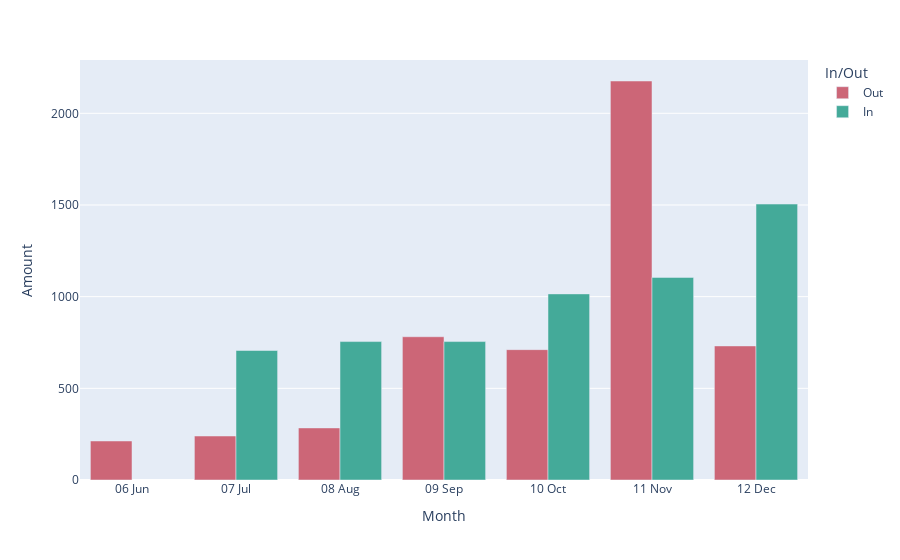

Notebook cell for this chart:
### Code cell
df = transaction_history
df["In/Out"] = df["Category"].apply(lambda x: "In" if x == "Salary" else "Out")
df["Amount"] = df["Debit Amount"]
df["Amount"] = df["Amount"].fillna(-df["Credit Amount"])
df.loc[df["Category"]=="Salary", "Amount"] *= -1

df = df[["Month", "In/Out", "Amount"]].groupby(["Month", "In/Out"]).sum()

fig = px.bar(df.reset_index(), x="Month", y="Amount", color="In/Out", barmode="group", color_discrete_map={"In": "rgb(68, 170, 153)", "Out": "rgb(204, 102, 119)"})
fig.show()

### Figure 1 — Plotly figure (JSON) as saved in the notebook; plotly's stock layout.template omitted (floating-point values rounded to 4 significant figures)
{"data": [{"alignmentgroup": "True", "hovertemplate": "In/Out=Out<br>Month=%{x}<br>Amount=%{y}<extra></extra>", "legendgroup": "Out", "marker": {"color": "rgb(204, 102, 119)", "pattern": {"shape": ""}}, "name": "Out", "offsetgroup": "Out", "orientation": "v", "showlegend": true, "textposition": "auto", "type": "bar", "x": ["06 Jun", "07 Jul", "08 Aug", "09 Sep", "10 Oct", "11 Nov", "12 Dec"], "xaxis": "x", "y": [212.8, 240.0, 284.0, 781.4, 711.0, 2176.0, 731.3], "yaxis": "y"}, {"alignmentgroup": "True", "hovertemplate": "In/Out=In<br>Month=%{x}<br>Amount=%{y}<extra></extra>", "legendgroup": "In", "marker": {"color": "rgb(68, 170, 153)", "pattern": {"shape": ""}}, "name": "In", "offsetgroup": "In", "orientation": "v", "showlegend": true, "textposition": "auto", "type": "bar", "x": ["07 Jul", "08 Aug", "09 Sep", "10 Oct", "11 Nov", "12 Dec"], "xaxis": "x", "y": [706.3, 755, 755, 1015, 1105, 1505], "yaxis": "y"}], "layout": {"barmode": "group", "legend": {"title": {"text": "In/Out"}, "tracegroupgap": 0}, "margin": {"t": 60}, "xaxis": {"anchor": "y", "domain": [0, 1], "title": {"text": "Month"}}, "yaxis": {"anchor": "x", "domain": [0, 1], "title": {"text": "Amount"}}}}
